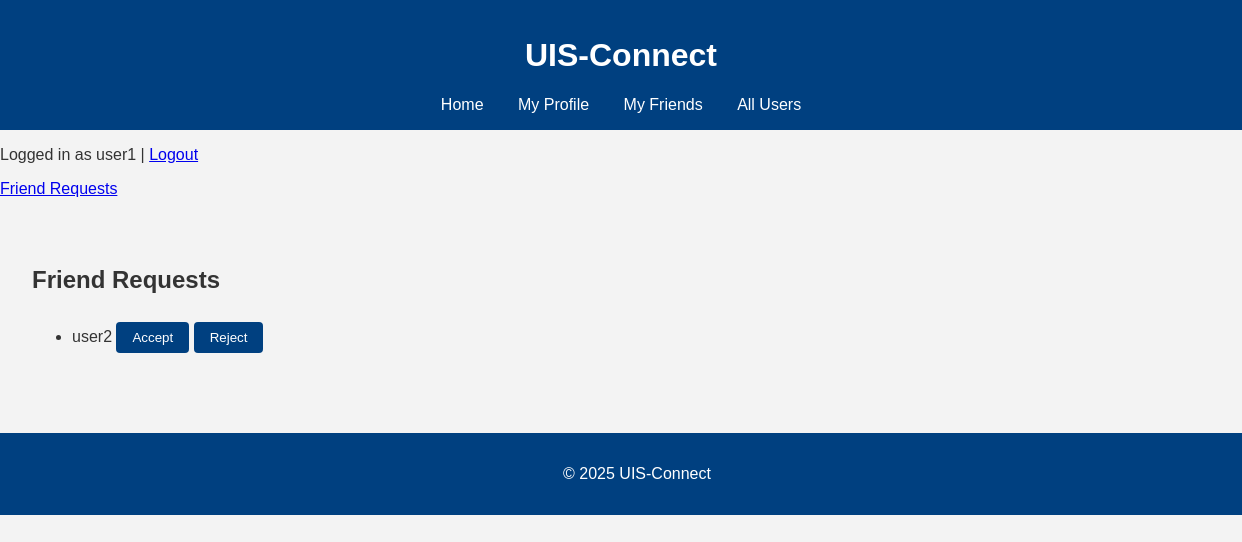
/friend_requests (signed in), run on an earlier commit of the app's database.
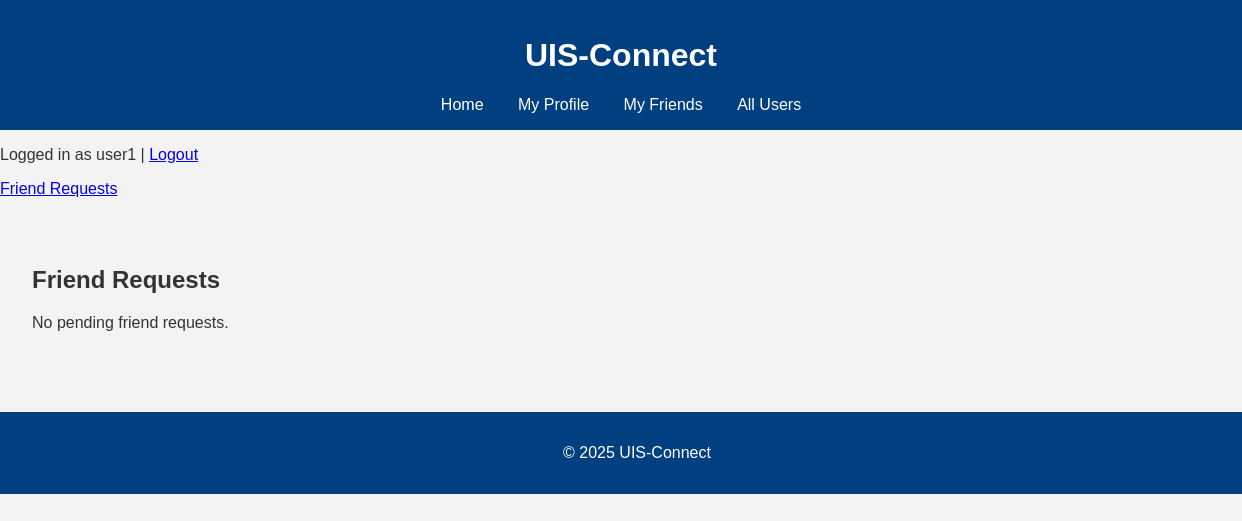
And on a later commit of the database.
### tables this page shows
CREATE TABLE friendships (
    id INTEGER PRIMARY KEY AUTOINCREMENT,
    user_id_1 INTEGER,
    user_id_2 INTEGER,
    status TEXT,
    FOREIGN KEY(user_id_1) REFERENCES users(id),
    FOREIGN KEY(user_id_2) REFERENCES users(id)
);

CREATE TABLE users (
    id INTEGER PRIMARY KEY AUTOINCREMENT,
    username TEXT NOT NULL,
    major TEXT,
    interests TEXT
, study_level TEXT CHECK (study_level IN ('Bachelor', 'Master', 'PhD')), campus TEXT CHECK (campus IN ('Ullandhaug', 'Bjergsted', 'Arkeologisk museum')), student_number TEXT);

### app.py (the view)
@app.route('/friend_requests', methods=['GET', 'POST'])
def friend_requests():
    user_id = session.get('user_id')
    if not user_id:
        flash("Login required to view friend requests.", "error")
        return redirect(url_for('login'))
    if request.method == 'POST':
        action = request.form['action']
        friendship_id = request.form['friendship_id']
        if action in ['accepted', 'rejected']:
            update_friend_request(friendship_id, action)
            flash(f"Request {action}!", "info")
    requests = get_friend_requests_for_user(user_id)
    return render_template('friend_requests.html', requests=requests)

### db_utils.py (called while the page is built)
def get_db_connection():
    conn = sqlite3.connect(DATABASE)
    conn.row_factory = sqlite3.Row
    return conn

def get_friend_requests_for_user(user_id):
    conn = get_db_connection()
    requests = conn.execute("""
        SELECT f.id, u1.username AS requester
        FROM friendships f
        JOIN users u1 ON f.user_id_1 = u1.id
        WHERE f.user_id_2 = ? AND f.status = 'pending'
    """, (user_id,)).fetchall()
    conn.close()
    return requests

### templates/friend_requests.html (shortened to what this page needs)
{% extends "base.html" %}
{% block content %}
<h2>Friend Requests</h2>
{% if requests %}
    <ul>
        {% for req in requests %}
        <li>
            {{ req.requester }}
            <form method="post" style="display:inline;">
                <button name="action" value="accepted">Accept</button>
                <button name="action" value="rejected">Reject</button>
            </form>
        </li>
        {% endfor %}
    </ul>
{% else %}
    <p>No pending friend requests.</p>
{% endif %}
{% endblock %}

What changed in the data, as far as the page shows it:
no longer on this page (row edited): friendships: requester "user2"
Also different on the page:
text now shown: "No pending friend requests."
